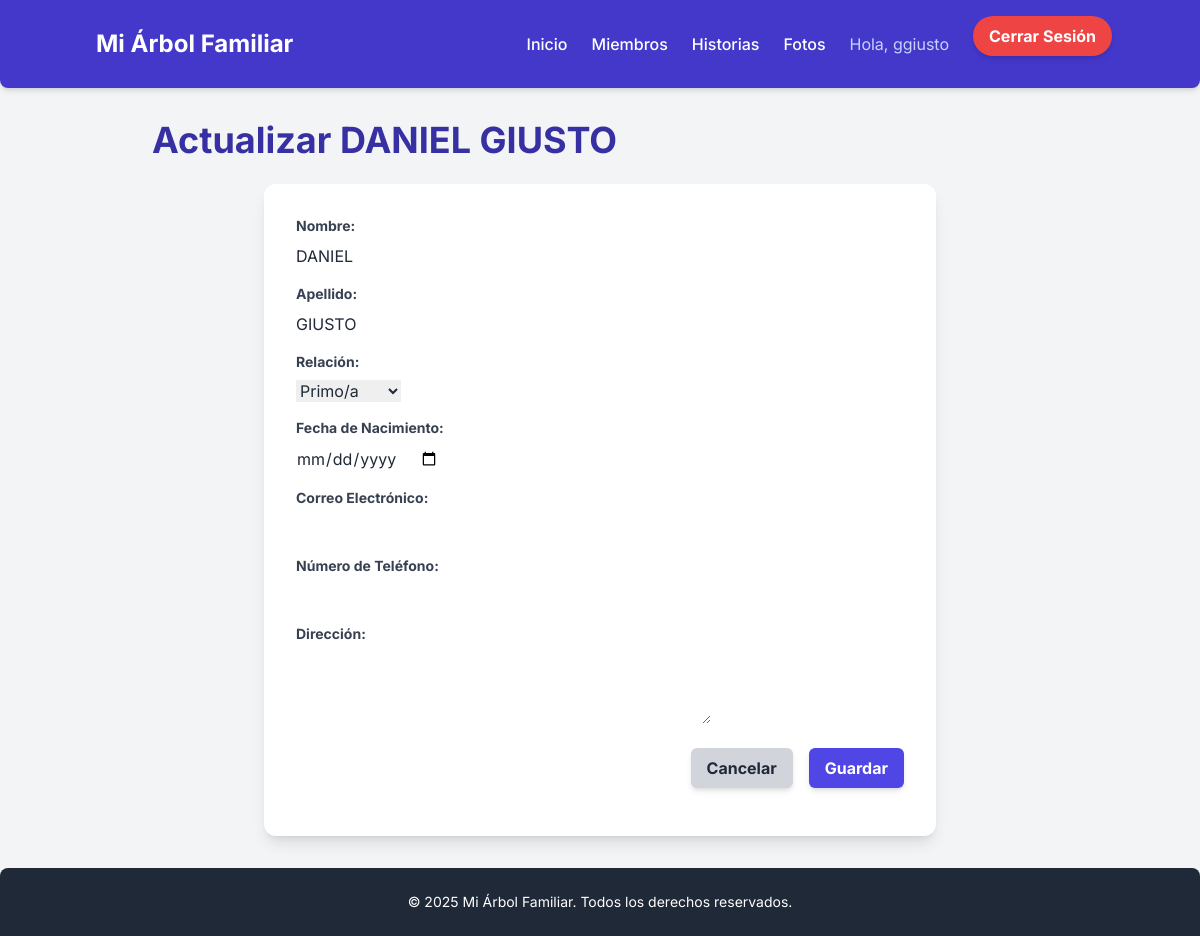
The app's page /members/2/edit/ (signed in) with its own data.
### family_members/models.py (models this page shows, shortened)
class FamilyMember(models.Model):
    first_name = models.CharField(max_length=100, verbose_name="Nombre")
    last_name = models.CharField(max_length=100, verbose_name="Apellido")
    relationship_choices = [
        ('PADRE', 'Padre'), ('MADRE', 'Madre'), ('HIJO', 'Hijo/a'),
        ('HERMANO', 'Hermano/a'), ('ABUELO', 'Abuelo/a'), ('TIO', 'Tío/a'),
        ('PRIMO', 'Primo/a'), ('OTRO', 'Otro'),
    ]
    relationship = models.CharField(
        max_length=20, choices=relationship_choices, default='OTRO', verbose_name="Relación"
    )
    birth_date = models.DateField(blank=True, null=True, verbose_name="Fecha de Nacimiento")
    email = models.EmailField(blank=True, null=True, verbose_name="Email")
    phone_number = models.CharField(max_length=20, blank=True, null=True, verbose_name="Número de Teléfono")
    address = models.TextField(blank=True, null=True, verbose_name="Dirección")
    class Meta:
        verbose_name = "Miembro de la Familia"
        verbose_name_plural = "Miembros de la Familia"
        ordering = ['last_name', 'first_name']

### family_members/views.py (the view)
# urls.py: path('<int:pk>/edit/', views.member_update, name='member_update'),
@login_required
def member_update(request, pk):
    member = get_object_or_404(FamilyMember, pk=pk)
    if request.method == 'POST':
        form = FamilyMemberForm(request.POST, instance=member)
        if form.is_valid():
            form.save()
            messages.success(request, 'Miembro actualizado exitosamente.')
            return redirect('member_detail', pk=member.pk)
    else:
        form = FamilyMemberForm(instance=member)
    context = {'form': form, 'title': f'Actualizar {member.first_name} {member.last_name}'}
    return render(request, 'family_members/member_form.html', context)

### family_members/forms.py
class FamilyMemberForm(forms.ModelForm):
    class Meta:
        model = FamilyMember
        fields = '__all__'
        widgets = {
            'birth_date': forms.DateInput(attrs={'type': 'date', 'class': 'form-control'}),
            'first_name': forms.TextInput(attrs={'class': 'form-control'}),
            'last_name': forms.TextInput(attrs={'class': 'form-control'}),
            'relationship': forms.Select(attrs={'class': 'form-control'}),
            'email': forms.EmailInput(attrs={'class': 'form-control'}),
            'phone_number': forms.TextInput(attrs={'class': 'form-control'}),
            'address': forms.Textarea(attrs={'class': 'form-control', 'rows': 3}),
        }
        labels = {
            'first_name': 'Nombre', 'last_name': 'Apellido', 'relationship': 'Relación',
            'birth_date': 'Fecha de Nacimiento', 'email': 'Correo Electrónico',
            'phone_number': 'Número de Teléfono', 'address': 'Dirección',
        }

### family_members/templates/family_members/member_form.html (shortened to what this page needs)
{% extends 'base.html' %}
{% block page_title %}{{ title }}{% endblock %}
{% block content %}
    <div class="max-w-2xl mx-auto bg-white p-8 rounded-xl shadow-lg">
        <form method="post">
            {% for field in form %}
                <div class="mb-4">
                    <label for="{{ field.id_for_label }}" class="block text-gray-700 text-sm font-bold mb-2">{{ field.label }}:</label>
                    {{ field }}
                </div>
            {% endfor %}
            <div class="flex justify-end space-x-4 mt-6">
                <a href="{% url 'member_list' %}" class="bg-gray-300 hover:bg-gray-400 text-gray-800 font-bold py-2 px-4 rounded-md shadow-md transition duration-300">
                    Cancelar
                </a>
                <button type="submit" class="bg-indigo-600 hover:bg-indigo-700 text-white font-bold py-2 px-4 rounded-md shadow-md transition duration-300">
                    Guardar
                </button>
            </div>
        </form>
    </div>
{% endblock %}

### templates/base.html (shortened to what this page needs)
<html lang="es">
<head>
    <script src="https://cdn.tailwindcss.com"></script>
</head>
<body class="font-sans bg-gray-100 text-gray-800 antialiased min-h-screen flex flex-col">
    <header class="bg-indigo-700 text-white shadow-md py-4 px-6 md:px-10 lg:px-16 rounded-b-lg">
        <nav class="container mx-auto flex justify-between items-center">
            <a href="{% url 'home' %}" class="text-2xl font-bold rounded-md p-2 hover:bg-indigo-600 transition duration-300">
                Mi Árbol Familiar
            </a>
            <div class="flex items-center space-x-6">
                <a href="{% url 'home' %}" class="font-medium hover:text-indigo-200 transition duration-300">Inicio</a>
                <a href="{% url 'member_list' %}" class="font-medium hover:text-indigo-200 transition duration-300">Miembros</a>
                <a href="{% url 'story_list' %}" class="font-medium hover:text-indigo-200 transition duration-300">Historias</a>
                <a href="{% url 'photo_list' %}" class="font-medium hover:text-indigo-200 transition duration-300">Fotos</a>
                {% if user.is_authenticated %}
                    <span class="text-indigo-200">Hola, {{ user.username }}</span>
                    <form action="{% url 'logout' %}" method="post" class="inline">
                        <button type="submit" class="bg-red-500 hover:bg-red-600 text-white font-bold py-2 px-4 rounded-full shadow-md transition duration-300">
                            Cerrar Sesión
                        </button>
                    </form>
                {% endif %}
            </div>
        </nav>
    </header>
    <main class="flex-grow container mx-auto px-6 md:px-10 lg:px-16 py-8">
        <h1 class="text-3xl md:text-4xl font-bold text-indigo-800 mb-6">{% block page_title %}{% endblock %}</h1>
        {% block content %}
        {% endblock %}
    </main>
    <footer class="bg-gray-800 text-white py-6 px-6 md:px-10 lg:px-16 mt-auto rounded-t-lg">
        <div class="container mx-auto text-center text-sm">
            <p>&copy; 2025 Mi Árbol Familiar. Todos los derechos reservados.</p>
        </div>
    </footer>
</body>
</html>

### templates/base.html (style rules this page uses)
.form-control { @apply block w-full px-3 py-2 border border-gray-300 rounded-md shadow-sm focus:outline-none focus:ring-indigo-500 focus:border-indigo-500 sm:text-sm; }

### records on screen
FamilyMember: form "DANIEL" "GIUSTO" "Primo/a"

### other values on screen
{{ user.username }} "ggiusto"
{{ title }} "Actualizar DANIEL GIUSTO"
{{ field.label }} "Nombre" "Apellido" "Relación" "Fecha de Nacimiento" "Correo Electrónico" "Número de Teléfono" "Dirección"
